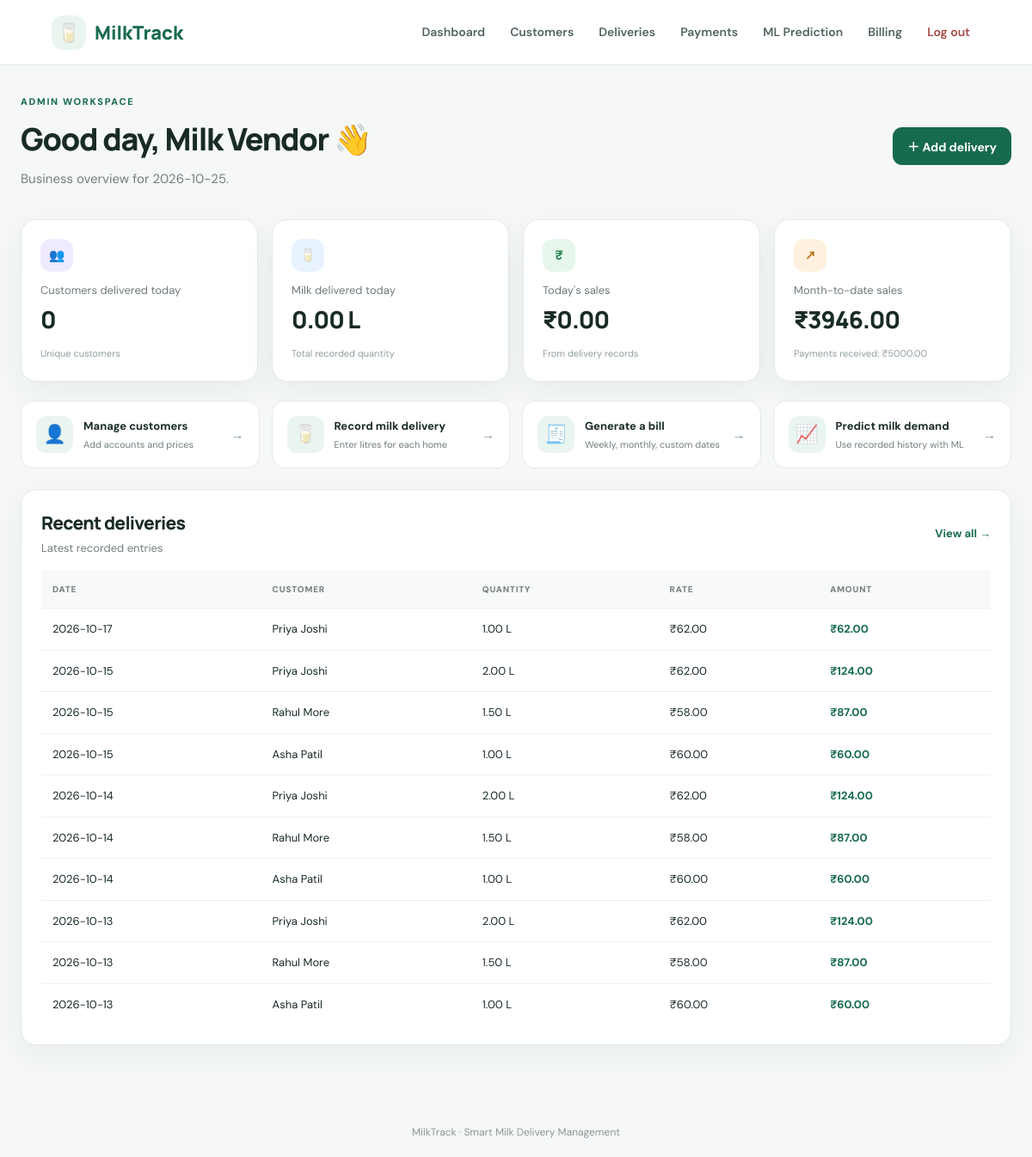
The app's page /dashboard (signed in) with its own data.
### tables this page shows
CREATE TABLE users(
      id INTEGER PRIMARY KEY AUTOINCREMENT, name TEXT NOT NULL,
      username TEXT UNIQUE NOT NULL, password_hash TEXT NOT NULL,
      role TEXT NOT NULL CHECK(role IN ('admin','customer')),
      phone TEXT DEFAULT '', address TEXT DEFAULT '',
      price_per_litre REAL NOT NULL DEFAULT 60, active INTEGER NOT NULL DEFAULT 1
    );

CREATE TABLE deliveries(
      id INTEGER PRIMARY KEY AUTOINCREMENT,
      customer_id INTEGER NOT NULL REFERENCES users(id),
      delivery_date TEXT NOT NULL, litres REAL NOT NULL CHECK(litres>=0),
      price_per_litre REAL NOT NULL CHECK(price_per_litre>=0), note TEXT DEFAULT '',
      UNIQUE(customer_id, delivery_date)
    );

### app.py (the view, shortened to what this page needs)
@app.route("/dashboard")
@require_login
def dashboard():
    db, today = db_conn(), date.today().isoformat()
    user = current_user()
    month_start = date.today().replace(day=1).isoformat()
    if user["role"] == "admin":
        stats = db.execute("""SELECT COUNT(DISTINCT customer_id) customers,
          COALESCE(SUM(litres),0) litres, COALESCE(SUM(litres*price_per_litre),0) sales
          FROM deliveries WHERE delivery_date=?""", (today,)).fetchone()
        monthly = db.execute("SELECT COALESCE(SUM(litres*price_per_litre),0) FROM deliveries WHERE delivery_date>=?", (month_start,)).fetchone()[0]
        received = db.execute("SELECT COALESCE(SUM(amount),0) FROM payments WHERE payment_date>=?", (month_start,)).fetchone()[0]
        recent = db.execute("""SELECT d.*,u.name customer_name FROM deliveries d JOIN users u ON u.id=d.customer_id
          ORDER BY delivery_date DESC,d.id DESC LIMIT 10""").fetchall()
        return render_template("admin_dashboard.html", stats=stats, monthly=monthly, received=received, recent=recent, today=today)

### app.py (called while the page is built)
def db_conn():
    if "db" not in g:
        g.db = sqlite3.connect(DB_PATH)
        g.db.row_factory = sqlite3.Row
        g.db.execute("PRAGMA foreign_keys=ON")
    return g.db

def require_login(fn):
    @wraps(fn)
    def wrapper(*args, **kwargs):
        if not session.get("user_id"):
            return redirect(url_for("login"))
        return fn(*args, **kwargs)
    return wrapper

def current_user():
    if not session.get("user_id"):
        return None
    return db_conn().execute("SELECT * FROM users WHERE id=?", (session["user_id"],)).fetchone()

### templates/admin_dashboard.html
{% extends "base.html" %}{% block title %}Admin Dashboard{% endblock %}{% block content %}
<div class="page-heading"><div><p class="eyebrow">ADMIN WORKSPACE</p><h1>Good day, {{ session.get('name') }} 👋</h1><p class="muted">Business overview for {{ today }}.</p></div><a class="btn primary" href="{{ url_for('deliveries') }}">＋ Add delivery</a></div>
<section class="stats-grid">
<article class="stat-card"><div class="stat-icon violet">👥</div><p>Customers delivered today</p><h2>{{ stats['customers'] }}</h2><small>Unique customers</small></article>
<article class="stat-card"><div class="stat-icon blue">🥛</div><p>Milk delivered today</p><h2>{{ "%.2f"|format(stats['litres']) }} L</h2><small>Total recorded quantity</small></article>
<article class="stat-card"><div class="stat-icon green">₹</div><p>Today's sales</p><h2>₹{{ "%.2f"|format(stats['sales']) }}</h2><small>From delivery records</small></article>
<article class="stat-card"><div class="stat-icon orange">↗</div><p>Month-to-date sales</p><h2>₹{{ "%.2f"|format(monthly) }}</h2><small>Payments received: ₹{{ "%.2f"|format(received) }}</small></article></section>
<section class="quick-grid">
<a class="quick-card" href="{{ url_for('customers') }}"><span>👤</span><div><strong>Manage customers</strong><small>Add accounts and prices</small></div><b>→</b></a>
<a class="quick-card" href="{{ url_for('deliveries') }}"><span>🥛</span><div><strong>Record milk delivery</strong><small>Enter litres for each home</small></div><b>→</b></a>
<a class="quick-card" href="{{ url_for('billing') }}"><span>🧾</span><div><strong>Generate a bill</strong><small>Weekly, monthly, custom dates</small></div><b>→</b></a>
<a class="quick-card" href="{{ url_for('prediction') }}"><span>📈</span><div><strong>Predict milk demand</strong><small>Use recorded history with ML</small></div><b>→</b></a></section>
<section class="panel table-panel"><div class="section-heading"><div><h2>Recent deliveries</h2><p class="muted">Latest recorded entries</p></div><a class="text-link" href="{{ url_for('deliveries') }}">View all →</a></div>
<div class="table-wrap"><table><thead><tr><th>Date</th><th>Customer</th><th>Quantity</th><th>Rate</th><th>Amount</th></tr></thead><tbody>
{% for row in recent %}<tr><td>{{ row['delivery_date'] }}</td><td>{{ row['customer_name'] }}</td><td>{{ "%.2f"|format(row['litres']) }} L</td><td>₹{{ "%.2f"|format(row['price_per_litre']) }}</td><td class="amount">₹{{ "%.2f"|format(row['litres']*row['price_per_litre']) }}</td></tr>{% else %}<tr><td colspan="5">No deliveries yet.</td></tr>{% endfor %}</tbody></table></div></section>{% endblock %}

### static/style.css (style rules this page uses)
:root { --ink:#192b25;--muted:#728078;--green:#176b4d;--dark:#10563d;--mint:#eaf5ef;--line:#e3eae5;--bg:#f5f8f6;--shadow:0 12px 35px #1a3f2d0f;--radius:18px }
* { box-sizing:border-box }
body { margin:0;background:var(--bg);color:var(--ink);font:15px/1.5 'DM Sans',Arial,sans-serif }
h1,h2 { font-family:Manrope,sans-serif;letter-spacing:-.035em;margin:0 0 8px }
h1 { font-size:clamp(27px,3vw,37px);font-weight:800 }
h2 { font-size:21px;font-weight:750 }
p { margin:0 0 10px }
a { color:inherit;text-decoration:none }
.page-heading { display:flex;align-items:center;justify-content:space-between;gap:20px;margin-bottom:26px }
.eyebrow { color:var(--green);font-size:11px;letter-spacing:.15em;font-weight:800;margin:0 0 8px }
.muted { color:var(--muted) }
.btn { border:0;border-radius:11px;padding:12px 17px;font:700 14px 'DM Sans',sans-serif;display:inline-flex;align-items:center;justify-content:center;gap:8px;cursor:pointer;white-space:nowrap }
.btn.primary { background:var(--green);color:white }
.panel { background:white;border:1px solid var(--line);border-radius:var(--radius);box-shadow:var(--shadow) }
.stats-grid { display:grid;grid-template-columns:repeat(4,minmax(0,1fr));gap:16px;margin-bottom:22px }
.stat-card { background:white;border:1px solid var(--line);border-radius:var(--radius);padding:22px;min-width:0;box-shadow:var(--shadow) }
.stat-card p { color:#6f7d75;font-size:13px;margin:12px 0 3px }
.stat-card h2 { font-size:clamp(21px,2.3vw,29px);margin:0 0 7px;overflow-wrap:anywhere }
.stat-card small { font-size:11px;color:#91a097 }
.stat-icon { height:38px;width:38px;border-radius:12px;display:grid;place-items:center;font-weight:800 }
.violet { background:#f0eaff;color:#7353bd }
.blue { background:#e8f3ff;color:#377bb8 }
.green { background:#e6f6eb;color:#27824d }
.orange { background:#fff1df;color:#bb7b28 }
.quick-grid { display:grid;grid-template-columns:repeat(4,minmax(0,1fr));gap:14px;margin-bottom:24px }
.quick-card { display:flex;align-items:center;gap:12px;padding:17px;background:white;border:1px solid var(--line);border-radius:15px }
.quick-card>span { width:43px;height:43px;display:grid;place-items:center;background:var(--mint);border-radius:12px;font-size:21px;flex-shrink:0 }
.quick-card div { flex:1;min-width:0 }
.quick-card strong,.quick-card small { display:block }
.quick-card strong { font-size:13px }
.quick-card small { font-size:11px;color:var(--muted);margin-top:3px }
.quick-card b { color:#7c9889 }
.table-panel { padding:23px;margin-bottom:20px }
.section-heading { display:flex;justify-content:space-between;align-items:center;gap:14px;margin-bottom:17px }
.section-heading h2 { margin-bottom:3px }
.section-heading p { font-size:13px;margin:0 }
.text-link { font-size:13px;font-weight:700;color:var(--green) }
.table-wrap { width:100%;overflow-x:auto }
table { width:100%;border-collapse:collapse;white-space:nowrap;font-size:13px }
th { text-align:left;background:#f7faf8;color:#748279;text-transform:uppercase;font-size:10px;letter-spacing:.08em;font-weight:800 }
th,td { padding:14px 13px;border-bottom:1px solid #edf1ee }
tbody tr:last-child td { border-bottom:0 }
.amount { font-weight:700;color:var(--green) }

### records on screen
users: get "Milk Vendor"
deliveries: delivery_date "2026-10-17", customer_name "Priya Joshi", litres "1.00", price_per_litre "62.00", row['litres']*row['price_per_litre'] "62.00"
deliveries: delivery_date "2026-10-15", customer_name "Priya Joshi", litres "2.00", price_per_litre "62.00", row['litres']*row['price_per_litre'] "124.00"
deliveries: delivery_date "2026-10-15", customer_name "Rahul More", litres "1.50", price_per_litre "58.00", row['litres']*row['price_per_litre'] "87.00"
deliveries: delivery_date "2026-10-15", customer_name "Asha Patil", litres "1.00", price_per_litre "60.00", row['litres']*row['price_per_litre'] "60.00"
deliveries: delivery_date "2026-10-14", customer_name "Priya Joshi", litres "2.00", price_per_litre "62.00", row['litres']*row['price_per_litre'] "124.00"
deliveries: delivery_date "2026-10-14", customer_name "Rahul More", litres "1.50", price_per_litre "58.00", row['litres']*row['price_per_litre'] "87.00"
deliveries: delivery_date "2026-10-14", customer_name "Asha Patil", litres "1.00", price_per_litre "60.00", row['litres']*row['price_per_litre'] "60.00"
deliveries: delivery_date "2026-10-13", customer_name "Priya Joshi", litres "2.00", price_per_litre "62.00", row['litres']*row['price_per_litre'] "124.00"
deliveries: delivery_date "2026-10-13", customer_name "Rahul More", litres "1.50", price_per_litre "58.00", row['litres']*row['price_per_litre'] "87.00"
deliveries: delivery_date "2026-10-13", customer_name "Asha Patil", litres "1.00", price_per_litre "60.00", row['litres']*row['price_per_litre'] "60.00"

### other values on screen
{{ today }} "2026-10-25"
{{ stats['customers'] }} "0"
{{ "%.2f"|format(stats['litres']) }} "0.00"
{{ "%.2f"|format(stats['sales']) }} "0.00"
{{ "%.2f"|format(monthly) }} "3946.00"
{{ "%.2f"|format(received) }} "5000.00"
